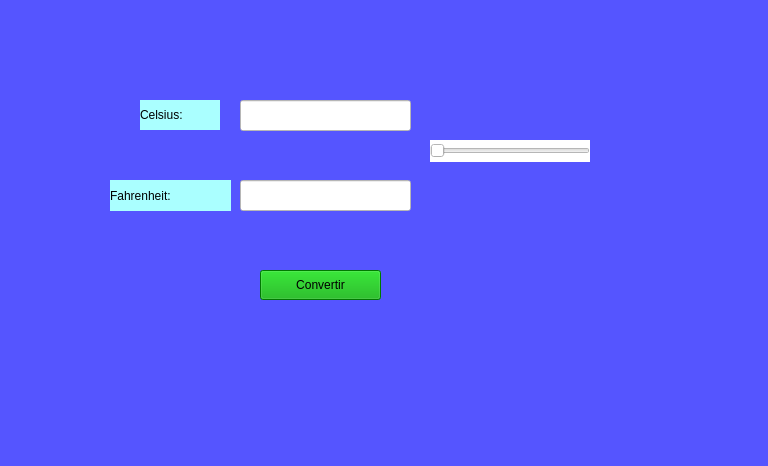
<?xml version="1.0" encoding="UTF-8"?>
<ui version="4.0">
 <class>MainWindow</class>
 <widget class="QMainWindow" name="MainWindow">
  <property name="geometry">
   <rect>
    <x>0</x>
    <y>0</y>
    <width>768</width>
    <height>466</height>
   </rect>
  </property>
  <property name="windowTitle">
   <string>Conversor de Temperatura</string>
  </property>
  <property name="styleSheet">
   <string notr="true">background-color: rgb(85, 85, 255);</string>
  </property>
  <widget class="QWidget" name="centralwidget">
   <widget class="QLabel" name="label_celsius">
    <property name="geometry">
     <rect>
      <x>140</x>
      <y>100</y>
      <width>80</width>
      <height>30</height>
     </rect>
    </property>
    <property name="styleSheet">
     <string notr="true">;
background-color: rgb(170, 255, 255);
font: 12pt &quot;MS Reference Sans Serif&quot;;</string>
    </property>
    <property name="text">
     <string>Celsius:</string>
    </property>
   </widget>
   <widget class="QLineEdit" name="lineEdit_celsius">
    <property name="geometry">
     <rect>
      <x>240</x>
      <y>100</y>
      <width>171</width>
      <height>31</height>
     </rect>
    </property>
    <property name="styleSheet">
     <string notr="true">background-color: rgb(255, 255, 255);</string>
    </property>
   </widget>
   <widget class="QLabel" name="label_fahrenheit">
    <property name="geometry">
     <rect>
      <x>110</x>
      <y>180</y>
      <width>121</width>
      <height>31</height>
     </rect>
    </property>
    <property name="styleSheet">
     <string notr="true">font: 12pt &quot;MS Reference Sans Serif&quot;;
background-color: rgb(170, 255, 255);</string>
    </property>
    <property name="text">
     <string>Fahrenheit:</string>
    </property>
   </widget>
   <widget class="QLineEdit" name="lineEdit_fahrenheit">
    <property name="geometry">
     <rect>
      <x>240</x>
      <y>180</y>
      <width>171</width>
      <height>31</height>
     </rect>
    </property>
    <property name="styleSheet">
     <string notr="true">background-color: rgb(255, 255, 255);</string>
    </property>
   </widget>
   <widget class="QPushButton" name="pushButton_convertir">
    <property name="geometry">
     <rect>
      <x>260</x>
      <y>270</y>
      <width>121</width>
      <height>30</height>
     </rect>
    </property>
    <property name="styleSheet">
     <string notr="true">font: 12pt &quot;MS Reference Sans Serif&quot;;
background-color: rgb(0, 170, 0);</string>
    </property>
    <property name="text">
     <string>Convertir</string>
    </property>
   </widget>
   <widget class="QSlider" name="horizontalSlider">
    <property name="geometry">
     <rect>
      <x>430</x>
      <y>140</y>
      <width>160</width>
      <height>22</height>
     </rect>
    </property>
    <property name="styleSheet">
     <string notr="true">background-color: rgb(255, 255, 255);</string>
    </property>
    <property name="orientation">
     <enum>Qt::Horizontal</enum>
    </property>
   </widget>
   <widget class="QLabel" name="label">
    <property name="geometry">
     <rect>
      <x>620</x>
      <y>340</y>
      <width>111</width>
      <height>71</height>
     </rect>
    </property>
    <property name="text">
     <string/>
    </property>
    <property name="pixmap">
     <pixmap resource="../../archivos/recursos.qrc">:/Ejercicios/56f38-batman-logo-png-transparent-free.png</pixmap>
    </property>
    <property name="scaledContents">
     <bool>true</bool>
    </property>
   </widget>
   <widget class="QLabel" name="label_2">
    <property name="geometry">
     <rect>
      <x>610</x>
      <y>0</y>
      <width>121</width>
      <height>71</height>
     </rect>
    </property>
    <property name="text">
     <string/>
    </property>
    <property name="pixmap">
     <pixmap resource="../../archivos/recursos.qrc">:/Ejercicios/fians.png</pixmap>
    </property>
    <property name="scaledContents">
     <bool>true</bool>
    </property>
   </widget>
   <widget class="QLabel" name="label_3">
    <property name="geometry">
     <rect>
      <x>20</x>
      <y>20</y>
      <width>111</width>
      <height>61</height>
     </rect>
    </property>
    <property name="text">
     <string/>
    </property>
    <property name="pixmap">
     <pixmap resource="../../archivos/recursos.qrc">:/Ejercicios/escudo_imagotipoUAT.png</pixmap>
    </property>
    <property name="scaledContents">
     <bool>true</bool>
    </property>
   </widget>
  </widget>
  <widget class="QMenuBar" name="menubar">
   <property name="geometry">
    <rect>
     <x>0</x>
     <y>0</y>
     <width>768</width>
     <height>21</height>
    </rect>
   </property>
  </widget>
  <widget class="QStatusBar" name="statusbar"/>
 </widget>
 <resources>
  <include location="../../archivos/recursos.qrc"/>
 </resources>
 <connections/>
</ui>
